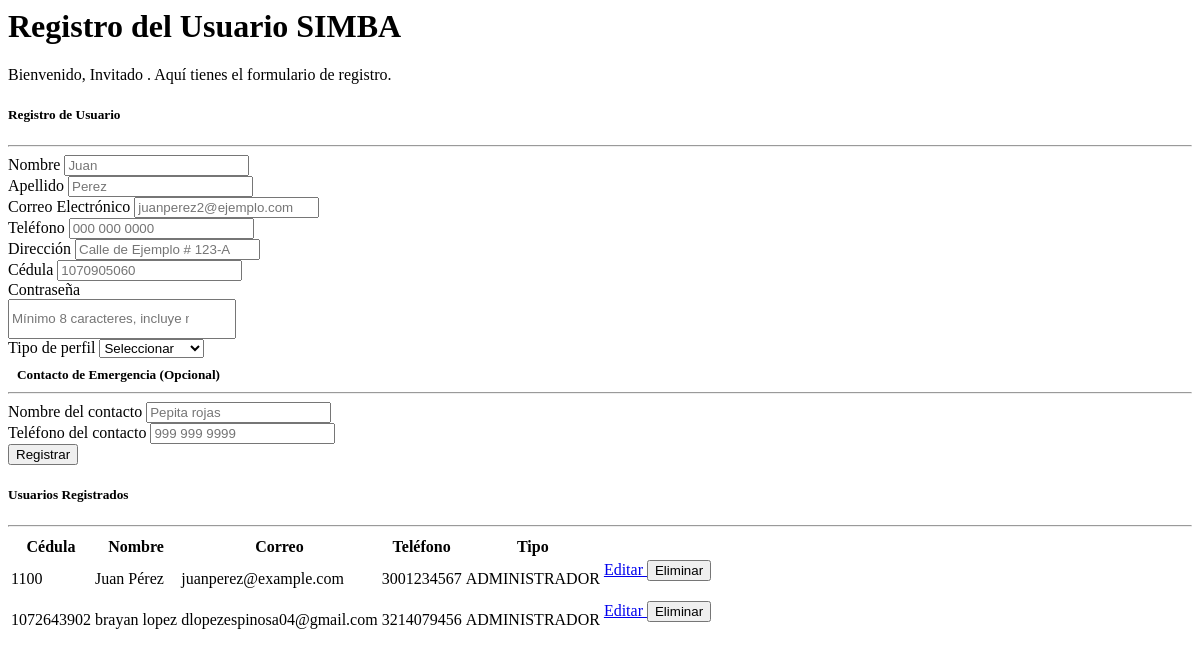
The app's page /views/vreg.php, older data.
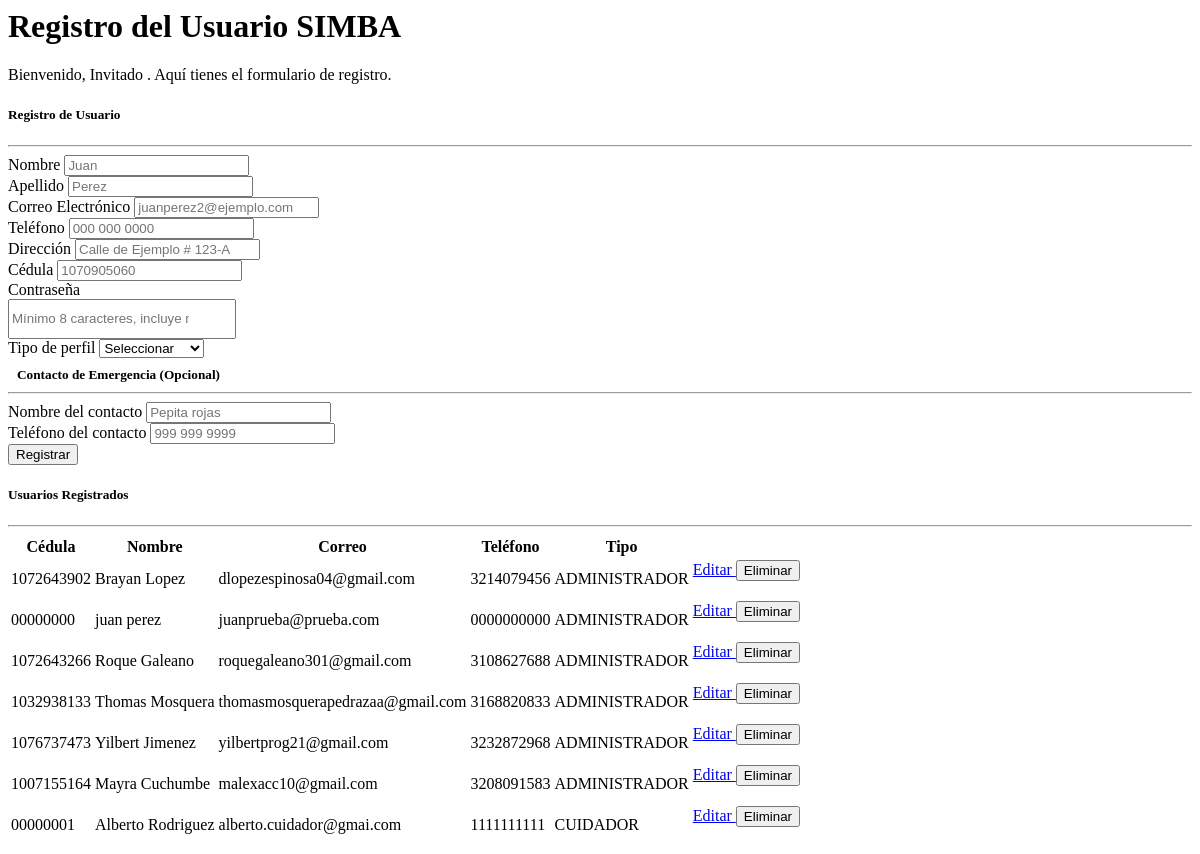
The same page, newer data.
### tables this page shows
CREATE TABLE `usuario` (
  `idusu` bigint(11) NOT NULL,
  `idper` bigint(11) DEFAULT NULL,
  `nomusu` varchar(255) DEFAULT NULL,
  `apeusu` varchar(255) DEFAULT NULL,
  `emausu` varchar(255) DEFAULT NULL,
  `telusus` varchar(20) DEFAULT NULL,
  `dirusu` varchar(255) DEFAULT NULL,
  `contusu` varchar(255) DEFAULT NULL,
  `cedusu` varchar(255) DEFAULT NULL
);

CREATE TABLE `perfil` (
  `idper` bigint(11) NOT NULL,
  `nomper` varchar(255) DEFAULT NULL,
  `pgini` int(5) DEFAULT NULL,
  `insper` tinyint(1) DEFAULT NULL,
  `updper` tinyint(1) DEFAULT NULL,
  `delper` tinyint(1) DEFAULT NULL
);

### models/mreg.php (called while the page is built, shortened)
<?php
class Mreg{
    public function getAll(){
        try{
            $sql = "SELECT u.idusu, u.nomusu, u.apeusu, u.emausu,
                        u.telusus, u.dirusu, u.contusu, u.cedusu,
                        p.nomper AS tipo, e.nomemer, e.telemer
                    FROM usuario u
                    LEFT JOIN perfil p ON u.idper = p.idper
                    LEFT JOIN emergencia e ON u.idusu = e.idusu";
            $modelo = new conexion();
            $conexion=$modelo->get_conexion();
            $res=$conexion->prepare($sql);
            $res->execute();
            return $res->fetchAll(PDO::FETCH_ASSOC);
        }catch(Exception $e){
            echo "Error en getAll: ".$e->getMessage();
        }
    }
}
?>

### controllers/creg.php (called while the page is built, shortened)
<?php
include(__DIR__ . "/../models/mreg.php");
require_once "views/vreg.php";
$usuarios = $mreg->getAll();
?>

### views/vreg.php (the view, shortened to what the changed rows need)
<?php
    require_once("controllers/creg.php");
?>
<div>
    <div class="text-center">
        <h1 class="display-5 fw-bold text-warning">Registro del Usuario SIMBA</h1>
    </div>
    <div class="card bg-secondary text-white shadow-lg p-4 mt-4">
        <div class="card-body">
            <table class="table table-dark table-striped">
                <thead>
                    <tr>
                        <th>Cédula</th>
                        <th>Nombre</th>
                        <th>Correo</th>
                        <th>Teléfono</th>
                        <th>Tipo</th>
                        <th></th>
                    </tr>
                </thead>
                <tbody>
                    <?php if (!empty($usuarios)): ?>
                        <?php foreach ($usuarios as $u): ?>
                            <tr>
                                <td><?= $u['cedusu'] ?></td>
                                <td><?= $u['nomusu'] . " " . $u['apeusu'] ?></td>
                                <td><?= $u['emausu'] ?></td>
                                <td><?= $u['telusus'] ?></td>
                                <td><?= strtoupper($u['tipo']) ?></td>
                                <td>
                                    <a href="index.php?pg=1006&ope=edit&idusu=<?= $u['idusu'] ?>" class="btn btn-outline-warning">
                                        Editar
                                    </a>
                                    <form method="POST"
                                        action="index.php?pg=1006&ope=del"
                                        style="display:inline-block;">
                                        <button type="submit" class="btn btn-outline-danger" onclick="return confirm('¿Seguro que deseas eliminar este usuario?')">
                                            Eliminar
                                        </button>
                                    </form>
                                </td>
                            </tr>
                        <?php endforeach ?>
                    <?php else: ?>
                        <tr>
                            <td colspan="8" class="text-center">No hay usuarios registrados</td>
                        </tr>
                    <?php endif; ?>
                </tbody>
            </table>
        </div>
    </div>
</div>

Row changes from the older to the newer data that the page shows:
removed usuario: cedusu "1100", nomusu "Juan", apeusu "Pérez", emausu "juanperez@example.com", telusus "3001234567", idper.nomper "ADMINISTRADOR"
changed usuario "dlopezespinosa04@gmail.com": nomusu "brayan" → "Brayan"; apeusu "lopez" → "Lopez"
added usuario: cedusu "00000000", nomusu "juan", apeusu "perez", emausu "juanprueba@prueba.com", telusus "0000000000", idper.nomper "ADMINISTRADOR"
added usuario: cedusu "1072643266", nomusu "Roque", apeusu "Galeano", emausu "roquegaleano301@gmail.com", telusus "3108627688", idper.nomper "ADMINISTRADOR"
added usuario: cedusu "1032938133", nomusu "Thomas", apeusu "Mosquera", emausu "thomasmosquerapedrazaa@gmail.com", telusus "3168820833", idper.nomper "ADMINISTRADOR"
added usuario: cedusu "1076737473", nomusu "Yilbert", apeusu "Jimenez", emausu "yilbertprog21@gmail.com", telusus "3232872968", idper.nomper "ADMINISTRADOR"
added usuario: cedusu "1007155164", nomusu "Mayra", apeusu "Cuchumbe", emausu "malexacc10@gmail.com", telusus "3208091583", idper.nomper "ADMINISTRADOR"
added usuario: cedusu "00000001", nomusu "Alberto", apeusu "Rodriguez", emausu "alberto.cuidador@gmai.com", telusus "1111111111", idper.nomper "CUIDADOR"
